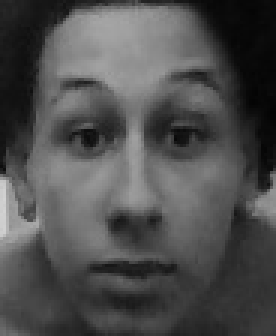
#> input picture faces/foto_13.jpg, 92 x 112 px, given in place of the camera (shown 3 times larger)
$ python capturar_rostos.py
#> lines starting #> are read from the running program, lines starting #| are printed output that depends on the picture; after the words box and inside, x2 and y2 are one past the last pixel; in counts of white or black regions, pixels touching at a corner belong together
import cv2
import os

# Nome da pessoa que está na frente da câmera
print("Digite o nome da pessoa:")
nome = input()
#> the answer given: faces/foto_13.jpg
NOME_PESSOA = nome

# Tamanho padrão que definimos para a Álgebra Linear
LARGURA, ALTURA = 92, 112
QUANTIDADE_FOTOS = 100

# Cria a pasta para salvar as fotos, se não existir
pasta_destino = f"face_dataset/{NOME_PESSOA}"
if not os.path.exists(pasta_destino):
    os.makedirs(pasta_destino)

# Carrega o detector de rostos do OpenCV
classificador_face = cv2.CascadeClassifier(cv2.data.haarcascades + 'haarcascade_frontalface_default.xml')
camera = cv2.VideoCapture(0)

print(f"Preparando para capturar fotos de {NOME_PESSOA}.")
print("Olhe para a câmera. Pressione 'c' para começar a capturar ou 'q' para sair.")

contador_fotos = 0
capturando = False

while True:
    sucesso, frame = camera.read()
#> frame is the input picture: shape (112, 92, 3); min 3, max 211, mean 78.5
    if not sucesso:
        break

    frame_cinza = cv2.cvtColor(frame, cv2.COLOR_BGR2GRAY)

    # Detectar o rosto
    rostos = classificador_face.detectMultiScale(
        frame_cinza, scaleFactor=1.1, minNeighbors=5, minSize=(100, 100)
    )
#> rostos = ()

    # Para cada rosto detectado
    for (x, y, w, h) in rostos:
        # Desenha um retângulo verde para você ver onde ele está focando
        cv2.rectangle(frame, (x, y), (x+w, y+h), (0, 255, 0), 2)

        if capturando:
            # Recorta, redimensiona e salva
            rosto_recortado = frame_cinza[y:y+h, x:x+w]
            rosto_redimensionado = cv2.resize(rosto_recortado, (LARGURA, ALTURA))

            caminho_arquivo = f"{pasta_destino}/foto_{contador_fotos}.jpg"
            cv2.imwrite(caminho_arquivo, rosto_redimensionado)

            contador_fotos += 1
            print(f"Foto {contador_fotos}/{QUANTIDADE_FOTOS} capturada!")

            # Pausa super rápida para não tirar todas as fotos no mesmo milissegundo
            cv2.waitKey(100)
#> this loop made 0 passes
#> after the loop, contador_fotos = 0

    # Mostra o status na tela
    texto_status = f"Capturadas: {contador_fotos}/{QUANTIDADE_FOTOS}" if capturando else "Aperte 'c' para capturar"
#> texto_status = "Aperte 'c' para capturar"
    cv2.putText(frame, texto_status, (10, 30), cv2.FONT_HERSHEY_SIMPLEX, 0.8, (255, 255, 0), 2)
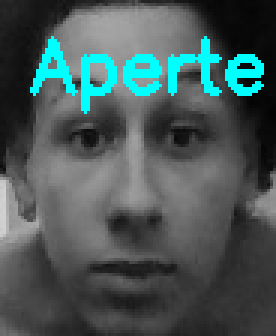
#> frame: shape (112, 92, 3) (shown 3 times larger); 6.02% of pixels changed, all inside (x1, y1, x2, y2) = (10, 12, 88, 38)
    cv2.imshow("Captura de Dataset", frame)

    tecla = cv2.waitKey(1) & 0xFF
#> (key q is pressed here)
    if tecla == ord('c'):
        capturando = True
    elif tecla == ord('q') or contador_fotos >= QUANTIDADE_FOTOS:
        break

print("Captura finalizada com sucesso!")
camera.release()
cv2.destroyAllWindows()

$ run again, on faces/foto_4.jpg
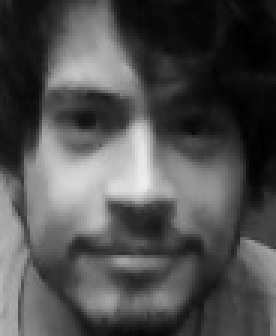
#> input picture faces/foto_4.jpg, 92 x 112 px, given in place of the camera (shown 3 times larger)
#> frame is the input picture: shape (112, 92, 3); min 0, max 238, mean 79.2
#> rostos = ()
#> after the loop `for (x, y, w, h) in rostos:`: contador_fotos = 0
#> texto_status = "Aperte 'c' para capturar"
#> `cv2.putText(frame, texto_status, (10, 30), cv2.FONT_HERSHEY_SIMPLEX, 0..`:
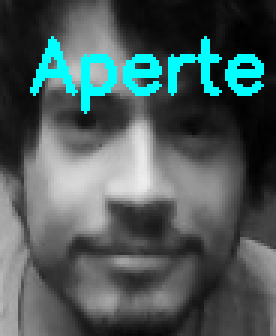
#> frame: shape (112, 92, 3) (shown 3 times larger); 6.02% of pixels changed, all inside (x1, y1, x2, y2) = (10, 12, 88, 38)

$ run again, on faces/foto_47.jpg
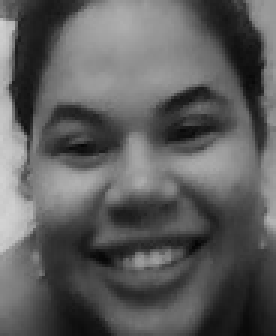
#> input picture faces/foto_47.jpg, 92 x 112 px, given in place of the camera (shown 3 times larger)
#> frame is the input picture: shape (112, 92, 3); min 4, max 211, mean 93.4
#> rostos = ()
#> after the loop `for (x, y, w, h) in rostos:`: contador_fotos = 0
#> texto_status = "Aperte 'c' para capturar"
#> `cv2.putText(frame, texto_status, (10, 30), cv2.FONT_HERSHEY_SIMPLEX, 0..`:
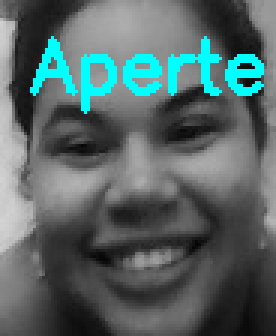
#> frame: shape (112, 92, 3) (shown 3 times larger); 6.02% of pixels changed, all inside (x1, y1, x2, y2) = (10, 12, 88, 38)

$ run again, on faces/foto_67.jpg
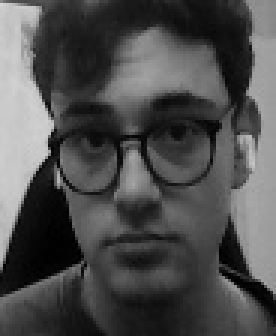
#> input picture faces/foto_67.jpg, 92 x 112 px, given in place of the camera (shown 3 times larger)
#> frame is the input picture: shape (112, 92, 3); min 0, max 213, mean 78.1
#> rostos = ()
#> after the loop `for (x, y, w, h) in rostos:`: contador_fotos = 0
#> texto_status = "Aperte 'c' para capturar"
#> `cv2.putText(frame, texto_status, (10, 30), cv2.FONT_HERSHEY_SIMPLEX, 0..`:
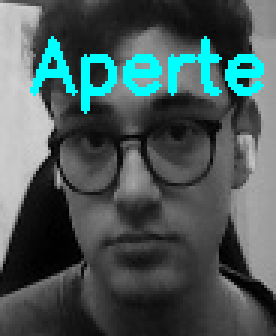
#> frame: shape (112, 92, 3) (shown 3 times larger); 6.02% of pixels changed, all inside (x1, y1, x2, y2) = (10, 12, 88, 38)
